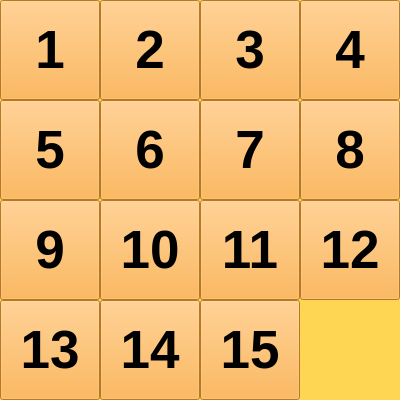
<?xml version="1.0" encoding="UTF-8"?>
<ui version="4.0">
 <class>MainWindow</class>
 <widget class="QMainWindow" name="MainWindow">
  <property name="geometry">
   <rect>
    <x>0</x>
    <y>0</y>
    <width>400</width>
    <height>400</height>
   </rect>
  </property>
  <property name="windowTitle">
   <string>MainWindow</string>
  </property>
  <property name="styleSheet">
   <string notr="true">background-color: rgb(255, 213, 84);</string>
  </property>
  <widget class="QWidget" name="centralwidget">
   <widget class="QPushButton" name="btn1">
    <property name="geometry">
     <rect>
      <x>0</x>
      <y>0</y>
      <width>100</width>
      <height>100</height>
     </rect>
    </property>
    <property name="font">
     <font>
      <pointsize>40</pointsize>
      <weight>75</weight>
      <bold>true</bold>
     </font>
    </property>
    <property name="styleSheet">
     <string notr="true">background-color: rgb(255, 168, 47);
border-color: rgb(0, 0, 0);</string>
    </property>
    <property name="text">
     <string>1</string>
    </property>
   </widget>
   <widget class="QPushButton" name="btn2">
    <property name="geometry">
     <rect>
      <x>100</x>
      <y>0</y>
      <width>100</width>
      <height>100</height>
     </rect>
    </property>
    <property name="font">
     <font>
      <pointsize>40</pointsize>
      <weight>75</weight>
      <bold>true</bold>
     </font>
    </property>
    <property name="styleSheet">
     <string notr="true">background-color: rgb(255, 168, 47);
border-color: rgb(0, 0, 0);</string>
    </property>
    <property name="text">
     <string>2</string>
    </property>
   </widget>
   <widget class="QPushButton" name="btn3">
    <property name="geometry">
     <rect>
      <x>200</x>
      <y>0</y>
      <width>100</width>
      <height>100</height>
     </rect>
    </property>
    <property name="font">
     <font>
      <pointsize>40</pointsize>
      <weight>75</weight>
      <bold>true</bold>
     </font>
    </property>
    <property name="styleSheet">
     <string notr="true">background-color: rgb(255, 168, 47);
border-color: rgb(0, 0, 0);</string>
    </property>
    <property name="text">
     <string>3</string>
    </property>
   </widget>
   <widget class="QPushButton" name="btn4">
    <property name="geometry">
     <rect>
      <x>300</x>
      <y>0</y>
      <width>100</width>
      <height>100</height>
     </rect>
    </property>
    <property name="font">
     <font>
      <pointsize>40</pointsize>
      <weight>75</weight>
      <bold>true</bold>
     </font>
    </property>
    <property name="styleSheet">
     <string notr="true">background-color: rgb(255, 168, 47);
border-color: rgb(0, 0, 0);</string>
    </property>
    <property name="text">
     <string>4</string>
    </property>
   </widget>
   <widget class="QPushButton" name="btn5">
    <property name="geometry">
     <rect>
      <x>300</x>
      <y>100</y>
      <width>100</width>
      <height>100</height>
     </rect>
    </property>
    <property name="font">
     <font>
      <pointsize>40</pointsize>
      <weight>75</weight>
      <bold>true</bold>
     </font>
    </property>
    <property name="styleSheet">
     <string notr="true">background-color: rgb(255, 168, 47);
border-color: rgb(0, 0, 0);</string>
    </property>
    <property name="text">
     <string>8</string>
    </property>
   </widget>
   <widget class="QPushButton" name="btn6">
    <property name="geometry">
     <rect>
      <x>100</x>
      <y>100</y>
      <width>100</width>
      <height>100</height>
     </rect>
    </property>
    <property name="font">
     <font>
      <pointsize>40</pointsize>
      <weight>75</weight>
      <bold>true</bold>
     </font>
    </property>
    <property name="styleSheet">
     <string notr="true">background-color: rgb(255, 168, 47);
border-color: rgb(0, 0, 0);</string>
    </property>
    <property name="text">
     <string>6</string>
    </property>
   </widget>
   <widget class="QPushButton" name="btn7">
    <property name="geometry">
     <rect>
      <x>0</x>
      <y>100</y>
      <width>100</width>
      <height>100</height>
     </rect>
    </property>
    <property name="font">
     <font>
      <pointsize>40</pointsize>
      <weight>75</weight>
      <bold>true</bold>
     </font>
    </property>
    <property name="styleSheet">
     <string notr="true">background-color: rgb(255, 168, 47);
border-color: rgb(0, 0, 0);</string>
    </property>
    <property name="text">
     <string>5</string>
    </property>
   </widget>
   <widget class="QPushButton" name="btn8">
    <property name="geometry">
     <rect>
      <x>200</x>
      <y>100</y>
      <width>100</width>
      <height>100</height>
     </rect>
    </property>
    <property name="font">
     <font>
      <pointsize>40</pointsize>
      <weight>75</weight>
      <bold>true</bold>
     </font>
    </property>
    <property name="styleSheet">
     <string notr="true">background-color: rgb(255, 168, 47);
border-color: rgb(0, 0, 0);</string>
    </property>
    <property name="text">
     <string>7</string>
    </property>
   </widget>
   <widget class="QPushButton" name="btn9">
    <property name="geometry">
     <rect>
      <x>300</x>
      <y>200</y>
      <width>100</width>
      <height>100</height>
     </rect>
    </property>
    <property name="font">
     <font>
      <pointsize>40</pointsize>
      <weight>75</weight>
      <bold>true</bold>
     </font>
    </property>
    <property name="styleSheet">
     <string notr="true">background-color: rgb(255, 168, 47);
border-color: rgb(0, 0, 0);</string>
    </property>
    <property name="text">
     <string>12</string>
    </property>
   </widget>
   <widget class="QPushButton" name="btn10">
    <property name="geometry">
     <rect>
      <x>100</x>
      <y>200</y>
      <width>100</width>
      <height>100</height>
     </rect>
    </property>
    <property name="font">
     <font>
      <pointsize>40</pointsize>
      <weight>75</weight>
      <bold>true</bold>
     </font>
    </property>
    <property name="styleSheet">
     <string notr="true">background-color: rgb(255, 168, 47);
border-color: rgb(0, 0, 0);</string>
    </property>
    <property name="text">
     <string>10</string>
    </property>
   </widget>
   <widget class="QPushButton" name="btn11">
    <property name="geometry">
     <rect>
      <x>0</x>
      <y>200</y>
      <width>100</width>
      <height>100</height>
     </rect>
    </property>
    <property name="font">
     <font>
      <pointsize>40</pointsize>
      <weight>75</weight>
      <bold>true</bold>
     </font>
    </property>
    <property name="styleSheet">
     <string notr="true">background-color: rgb(255, 168, 47);
border-color: rgb(0, 0, 0);</string>
    </property>
    <property name="text">
     <string>9</string>
    </property>
   </widget>
   <widget class="QPushButton" name="btn12">
    <property name="geometry">
     <rect>
      <x>200</x>
      <y>200</y>
      <width>100</width>
      <height>100</height>
     </rect>
    </property>
    <property name="font">
     <font>
      <pointsize>40</pointsize>
      <weight>75</weight>
      <bold>true</bold>
     </font>
    </property>
    <property name="styleSheet">
     <string notr="true">background-color: rgb(255, 168, 47);
border-color: rgb(0, 0, 0);</string>
    </property>
    <property name="text">
     <string>11</string>
    </property>
   </widget>
   <widget class="QPushButton" name="btn13">
    <property name="geometry">
     <rect>
      <x>100</x>
      <y>300</y>
      <width>100</width>
      <height>100</height>
     </rect>
    </property>
    <property name="font">
     <font>
      <pointsize>40</pointsize>
      <weight>75</weight>
      <bold>true</bold>
     </font>
    </property>
    <property name="styleSheet">
     <string notr="true">background-color: rgb(255, 168, 47);
border-color: rgb(0, 0, 0);</string>
    </property>
    <property name="text">
     <string>14</string>
    </property>
   </widget>
   <widget class="QPushButton" name="btn14">
    <property name="geometry">
     <rect>
      <x>0</x>
      <y>300</y>
      <width>100</width>
      <height>100</height>
     </rect>
    </property>
    <property name="font">
     <font>
      <pointsize>40</pointsize>
      <weight>75</weight>
      <bold>true</bold>
     </font>
    </property>
    <property name="styleSheet">
     <string notr="true">background-color: rgb(255, 168, 47);
border-color: rgb(0, 0, 0);</string>
    </property>
    <property name="text">
     <string>13</string>
    </property>
   </widget>
   <widget class="QPushButton" name="btn15">
    <property name="geometry">
     <rect>
      <x>200</x>
      <y>300</y>
      <width>100</width>
      <height>100</height>
     </rect>
    </property>
    <property name="font">
     <font>
      <pointsize>40</pointsize>
      <weight>75</weight>
      <bold>true</bold>
     </font>
    </property>
    <property name="styleSheet">
     <string notr="true">background-color: rgb(255, 168, 47);
border-color: rgb(0, 0, 0);</string>
    </property>
    <property name="text">
     <string>15</string>
    </property>
   </widget>
  </widget>
 </widget>
 <resources/>
 <connections/>
</ui>
